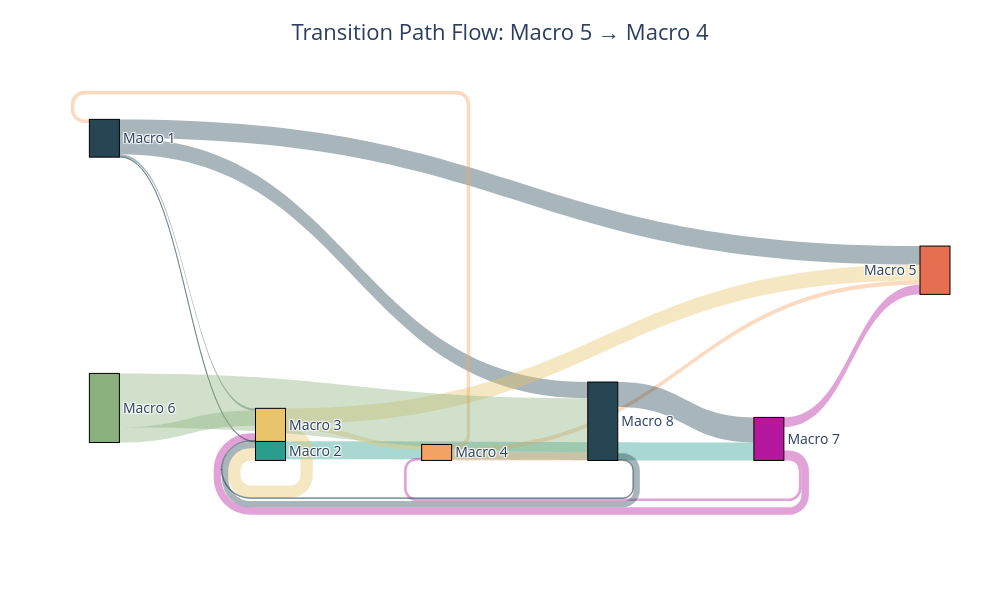

The code cell stored with this chart in its notebook:
### Code cell
import plotly.graph_objects as go

# 1. Use the net_flux matrix we calculated earlier (TPT flux)
# Let's assume net_flux is your (n_macros x n_macros) matrix
# 'pi' is your stationary distribution
# 'source_idx' and 'sink_idx' are your start and end macros

source_nodes = []
target_nodes = []
flux_values = []
node_labels = [f"Macro {i+1}" for i in range(n_macrostates)]

# Filter out tiny values to keep the plot clean
threshold = net_flux.max() * 0.01

for i in range(n_macrostates):
    for j in range(n_macrostates):
        if net_flux[i, j] > threshold:
            source_nodes.append(i)
            target_nodes.append(j)
            flux_values.append(net_flux[i, j])

# 2. Dynamic Color Palette
# Using a slightly more professional "muted" palette for MD papers
colors = ['#264653', '#2A9D8F', '#E9C46A', '#F4A261', '#E76F51', '#8AB17D', '#B5179E']
# Ensure we have enough colors by cycling if n_macros is large
node_colors = [colors[i % len(colors)] for i in range(n_macrostates)]

# 3. Create semi-transparent link colors
link_colors = []
for src in source_nodes:
    hex_col = node_colors[src].lstrip('#')
    rgb = tuple(int(hex_col[i:i+2], 16) for i in (0, 2, 4))
    link_colors.append(f"rgba({rgb[0]}, {rgb[1]}, {rgb[2]}, 0.4)")

# 4. Build the Figure
fig = go.Figure(data=[go.Sankey(
    arrangement = "snap", # Automatically arranges nodes to show flow
    node=dict(
        pad=30,
        thickness=30,
        line=dict(color="black", width=1),
        label=node_labels,
        color=node_colors,
        # Adding occupancy to hover for extra context
        customdata=[f"{pi[i]*100:.1f}%" for i in range(n_macrostates)],
        hovertemplate='<b>%{label}</b><br>Stationary Occupancy: %{customdata}<extra></extra>'
    ),
    link=dict(
        source=source_nodes,
        target=target_nodes,
        value=flux_values,
        color=link_colors,
        hovertemplate='Path: %{source.label} → %{target.label}<br>Reactive Flux: %{value:.2e}<extra></extra>'
    )
)])

fig.update_layout(
    title=dict(
        text=f"Transition Path Flow: Macro {start} → Macro {end}",
        x=0.5,
        font=dict(size=22)
    ),
    font=dict(size=14),
    width=1000,
    height=600,
    margin=dict(l=50, r=50, t=80, b=50)
)

fig.show()

### Figure 1 — Plotly figure (JSON) as saved in the notebook; plotly's stock layout.template omitted (floating-point values rounded to 4 significant figures)
{"data": [{"arrangement": "snap", "link": {"color": ["rgba(38, 70, 83, 0.4)", "rgba(38, 70, 83, 0.4)", "rgba(38, 70, 83, 0.4)", "rgba(38, 70, 83, 0.4)", "rgba(42, 157, 143, 0.4)", "rgba(233, 196, 106, 0.4)", "rgba(233, 196, 106, 0.4)", "rgba(233, 196, 106, 0.4)", "rgba(244, 162, 97, 0.4)", "rgba(244, 162, 97, 0.4)", "rgba(244, 162, 97, 0.4)", "rgba(138, 177, 125, 0.4)", "rgba(138, 177, 125, 0.4)", "rgba(181, 23, 158, 0.4)", "rgba(181, 23, 158, 0.4)", "rgba(181, 23, 158, 0.4)", "rgba(38, 70, 83, 0.4)", "rgba(38, 70, 83, 0.4)", "rgba(38, 70, 83, 0.4)"], "hovertemplate": "Path: %{source.label} → %{target.label}<br>Reactive Flux: %{value:.2e}<extra></extra>", "source": [0, 0, 0, 0, 1, 2, 2, 2, 3, 3, 3, 5, 5, 6, 6, 6, 7, 7, 7], "target": [1, 2, 4, 7, 6, 1, 3, 4, 0, 4, 7, 2, 7, 2, 3, 4, 1, 2, 6], "value": [3.075e-06, 9.611e-06, 8.013e-05, 6.905e-05, 7.708e-05, 5.254e-05, 2.188e-05, 6.734e-05, 1.519e-05, 1.791e-05, 3.534e-05, 6.446e-05, 0.0002315, 3.199e-05, 1.094e-05, 4.168e-05, 2.683e-05, 3.526e-06, 0.0001073]}, "node": {"color": ["#264653", "#2A9D8F", "#E9C46A", "#F4A261", "#E76F51", "#8AB17D", "#B5179E", "#264653"], "customdata": ["9.2%", "13.1%", "14.7%", "24.1%", "16.7%", "3.7%", "7.9%", "10.4%"], "hovertemplate": "<b>%{label}</b><br>Stationary Occupancy: %{customdata}<extra></extra>", "label": ["Macro 1", "Macro 2", "Macro 3", "Macro 4", "Macro 5", "Macro 6", "Macro 7", "Macro 8"], "line": {"color": "black", "width": 1}, "pad": 30, "thickness": 30}, "type": "sankey"}], "layout": {"font": {"size": 14}, "height": 600, "margin": {"b": 50, "l": 50, "r": 50, "t": 80}, "title": {"font": {"size": 22}, "text": "Transition Path Flow: Macro 5 → Macro 4", "x": 0.5}, "width": 1000}}
